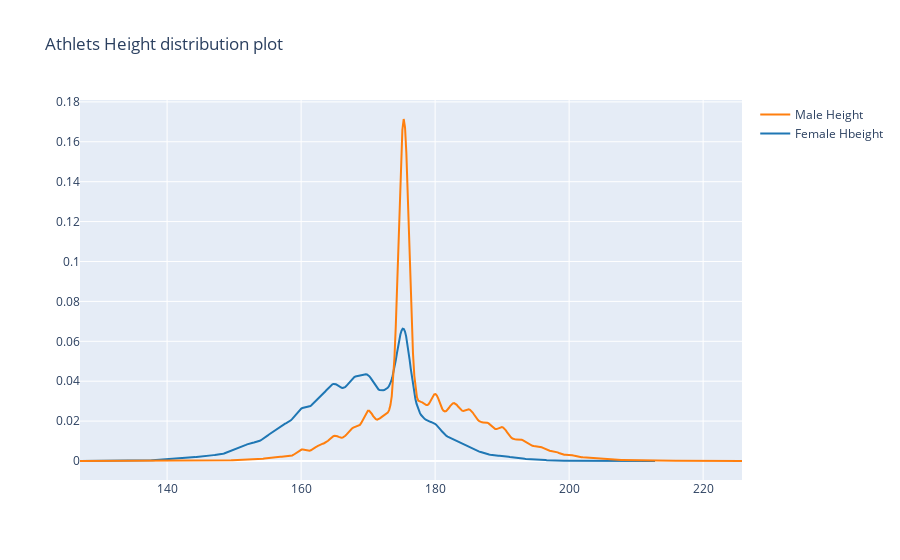

The code cell stored with this chart in its notebook:
### Code cell
female_h = summer[summer['Sex']=='F']['Height'].dropna()
male_h = summer[summer['Sex']=='M']['Height'].dropna()

hist_data = [female_h, male_h]
group_labels = ['Female Hbeight', 'Male Height']

fig = ff.create_distplot(hist_data, group_labels, show_hist=False, show_rug=False)
fig['layout'].update(title='Athlets Height distribution plot')
iplot(fig, filename='dist_only')

### Figure 1 — Plotly figure (JSON) as saved in the notebook; plotly's stock layout.template omitted (floating-point values rounded to 4 significant figures; data arrays with more than 128 entries replaced by an {"elided": "..."} marker saying what was removed)
{"data": [{"legendgroup": "Female Hbeight", "marker": {"color": "rgb(31, 119, 180)"}, "mode": "lines", "name": "Female Hbeight", "showlegend": true, "type": "scatter", "x": {"elided": "500 float values"}, "xaxis": "x", "y": {"elided": "500 float values"}, "yaxis": "y"}, {"legendgroup": "Male Height", "marker": {"color": "rgb(255, 127, 14)"}, "mode": "lines", "name": "Male Height", "showlegend": true, "type": "scatter", "x": {"elided": "500 float values"}, "xaxis": "x", "y": {"elided": "500 float values"}, "yaxis": "y"}], "layout": {"barmode": "overlay", "hovermode": "closest", "legend": {"traceorder": "reversed"}, "title": {"text": "Athlets Height distribution plot"}, "xaxis": {"anchor": "y2", "domain": [0, 1], "zeroline": false}, "yaxis": {"anchor": "free", "domain": [0, 1], "position": 0}}}
